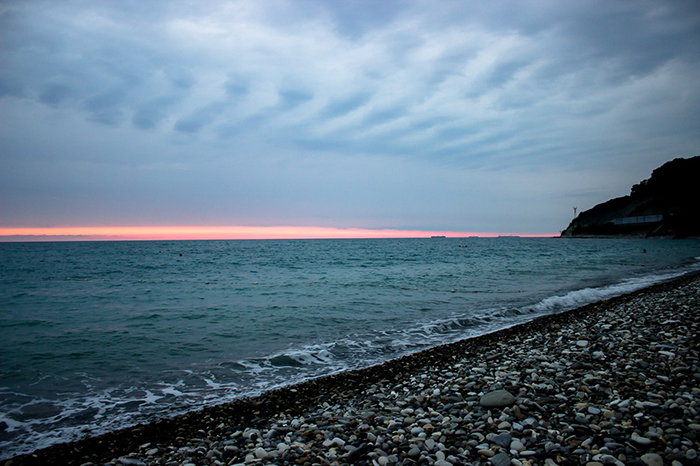
#> input picture gml 02 Scaling/public_data/03_input/img.png, 700 x 466 px
$ jupyter execute --allow-errors scaling.ipynb   (shell and % lines are left out)
#> lines starting #> are read from the running program, lines starting #| are printed output that depends on the picture; after the words box and inside, x2 and y2 are one past the last pixel; in counts of white or black regions, pixels touching at a corner belong together
[cell 1]
import skimage.io
import numpy as np

[cell 2]
import os
import matplotlib.pyplot as plt
import pandas as pd

[cell 3]
#!/usr/bin/env python
# coding: utf-8

# In[71]:


import numpy as np
from skimage import transform, io, color
import matplotlib.pyplot as plt
from time import time


# In[30]:
def get_image_energy(image):
    """
    image -- grayscale image
    """
    dx_map = np.roll(image, 1, axis=0) - np.roll(image, -1, axis=0)
    dy_map = np.roll(image, 1, axis=1) - np.roll(image, -1, axis=1)
    dx_map[0, :], dy_map[:, 0] = image[1, :] - image[0, :], image[:, 1] - image[:, 0]
    dx_map[-1, :], dy_map[:, -1] = image[-1, :] - image[-2, :], image[:, -1] - image[:, -2]
    return np.sqrt(dx_map ** 2 + dy_map ** 2)

# In[60]:
def create_way_matrix(image_energy, max_energy, mask=None):
    h, w = image_energy.shape[:2]
    way_matrix = image_energy.copy()
    if mask is not None:
        way_matrix += max_energy * mask
    for i in range(1, h):
        way_matrix[i, 0] += np.min(way_matrix[i - 1, :2])
        way_matrix[i, -1] += np.min(way_matrix[i - 1, -2:])
        way_matrix[i, 1:-1] += np.min(
            np.vstack(
                (way_matrix[i - 1], np.roll(way_matrix[i - 1], -1), np.roll(way_matrix[i - 1], -2))
            )[:, :-2],
            axis=0
        )
    return way_matrix

# In[66]:
def find_seam(way_matrix):
    """
    @return: seam_mask
    """
    seam_mask = np.zeros_like(way_matrix, dtype=np.int8)
    h, w = way_matrix.shape[:2]
    j = np.argmin(way_matrix[h - 1])
    seam_mask[h - 1, j] = 1
    for i in range(h - 1)[::-1]:
        j = max(0, j - 1) + np.argmin(way_matrix[i, max(0, j - 1):min(j + 2, w )])
        seam_mask[i, j] = 1
    return seam_mask


# In[109]:
def seam_preprocessing(image, mask, mode, gs_const = np.array([0.299, 0.587, 0.114])):
    image_gray = np.dot(image, gs_const)
    if mode in ["vertical shrink", "vertical expand"]:
        image_gray = image_gray.T
        if mask is not None:
            mask = mask.T
    return image_gray, mask

# In[118]:
def seam_postprocessing(seam_mask, mode):
    if mode in ["vertical shrink", "vertical expand"]:
        seam_mask = seam_mask.T
    return seam_mask

# In[119]:
def seam_carve(image, mode, mask=None):
    """
    @return: resp_image - updated image
             upd_mask - updated mask
             seam_mask - маска шва  (1 — пиксели, которые принадлежат шву; 0 — пиксели, которые не принадлежат шву)
    """

#     start = time()
    max_energy = image.shape[0] * image.shape[1] * 256
    image_gray, mask = seam_preprocessing(image, mask, mode)
#     print("seam_preprocessing {}".format(time() - start))
#     start = time()
    image_energy = get_image_energy(image_gray)
#     print("get_image_energy {}".format(time() - start))
#     start = time()
    way_matrix = create_way_matrix(image_energy, max_energy, mask)
#     print("create_way_matrix {}".format(time() - start))
#     start = time()
    seam_mask = find_seam(way_matrix)
#     print("find_seam {}".format(time() - start))
#     start = time()
    seam_mask = seam_postprocessing(seam_mask, mode)
#     print("seam_postprocessing {}".format(time() - start))
    return image, mask, seam_mask

[cell 4]
image = skimage.io.imread('public_data/03_input/img.png')
#> image is the input picture: shape (466, 700, 3); mean R, G, B 93.5, 115.7, 132.3
mask = skimage.io.imread('public_data/03_input/mask.png')
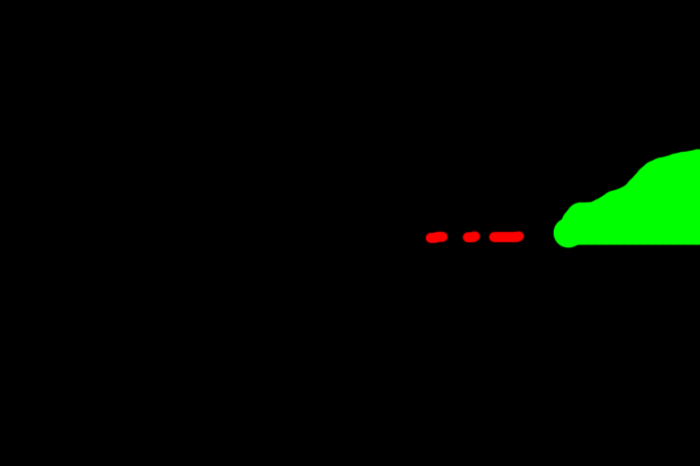
#> input picture gml 02 Scaling/public_data/03_input/mask.png, 700 x 466 px
#> mask is the input picture: shape (466, 700, 4); mean R, G, B, A 0.5, 7.4, 0, 255

[cell 5]
image = image / 255.

[cell 6]
plt.figure(figsize=[15, 12])
plt.subplot(1, 2, 1)
plt.imshow(image)

plt.subplot(1, 2, 2)
plt.imshow(mask)
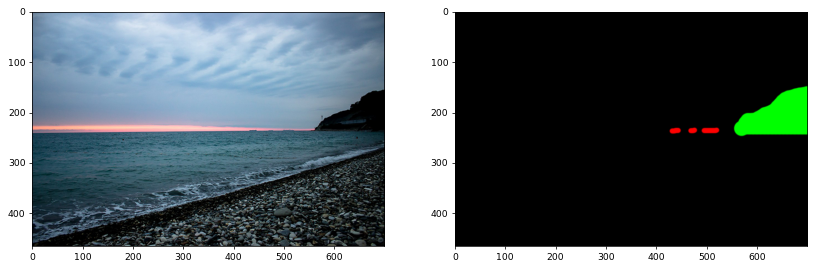
#> figure drawn by matplotlib, 2 panels

[cell 7]
def get_intensity(img):
    weights = np.array([0.299, 0.587, 0.114])
    return np.dot(img, weights)

[cell 8]
# [11 lines left out: function get_intensity_with_mask_old, not called in this run]

[cell 9]
# [8 lines left out: function get_intensity_with_mask, not called in this run]

[cell 10]
def get_intensities_sum(intensity_with_mask):
    intensity_sum = intensity_with_mask.copy()

    h, w = intensity_with_mask.shape
    for i in range(1, h):
        for j in range(0, w):
            add = intensity_sum[i - 1, j]
            if j > 0:
                add = np.min([add, intensity_sum[i - 1, j - 1]])
            if j < w - 1:
                add = np.min([add, intensity_sum[i - 1, j + 1]])
            intensity_sum[i, j] += add

    return intensity_sum

[cell 11]
# [23 lines left out: function get_grad_intensity, not called in this run]

[cell 12]
def get_min_seam(intensity_sum, intensity):
    h, w = intensity.shape
    seam = [np.argmin(intensity_sum[h - 1])]
    for i in range(h - 2, -1, -1):
        last_seam = seam[-1]
        diff = intensity_sum[i + 1, last_seam] - intensity[i + 1, last_seam]
        if last_seam > 0 and intensity_sum[i, last_seam - 1] == diff:
            seam.append(last_seam - 1)
        elif last_seam < w - 1 and intensity_sum[i, last_seam + 1] == diff:
            seam.append(last_seam + 1)
        else:
            seam.append(last_seam)
        #print(i, len(seam), end=' ')
    return seam[::-1]

[cell 13]
image_with_seam = image.copy()

[cell 14]
# [12 lines left out: function get_intensities_sum_, not called in this run]

#> (a cell that did not finish here is left out)

#> (a cell that did not finish here is left out)

[cell 17]
intensity = get_intensity(image)# get_intensity(image)
#> in get_intensity, `return np.dot(img, weights)`:
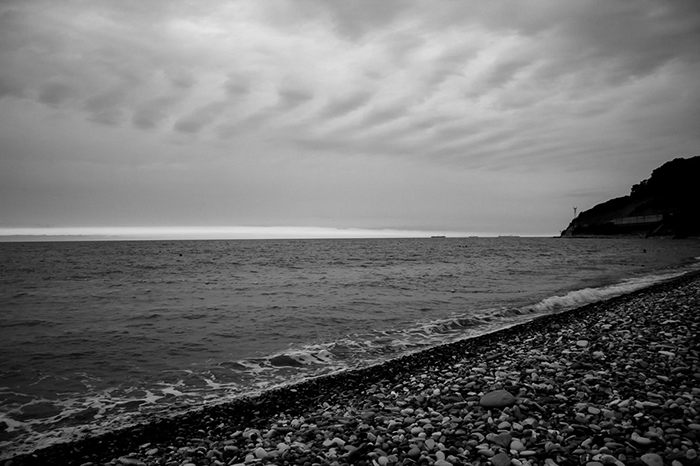
#> returned value: shape (466, 700) float64; min 0, max 0.9, mean 0.435
grad_intensity = get_image_energy(intensity)
#> in get_image_energy, `dx_map[0, :], dy_map[:, 0] = image[1, :] - image[0, :], image[:, 1] - ..`:
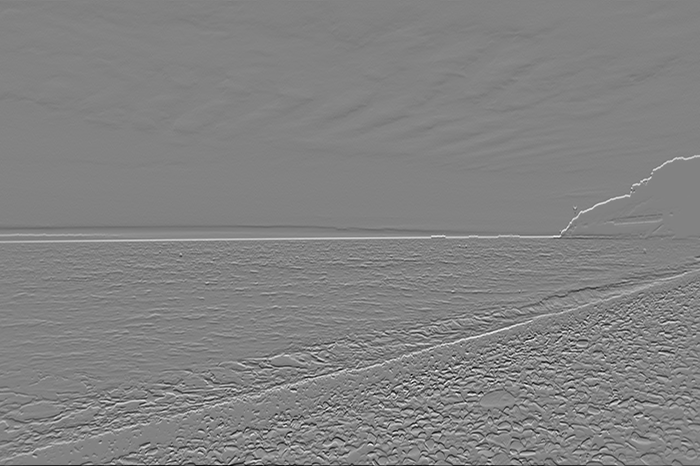
#> dx_map: shape (466, 700) float64; min -0.843, max 0.803, mean 0.00106; drawn with min black and max white
#> in get_image_energy, `dx_map[0, :], dy_map[:, 0] = image[1, :] - image[0, :], image[:, 1] - ..`: dy_map: shape (466, 700) float64; min -0.88, max 0.833, mean 0.000215
#> in get_image_energy, `dx_map[-1, :], dy_map[:, -1] = image[-1, :] - image[-2, :], image[:, -..`:
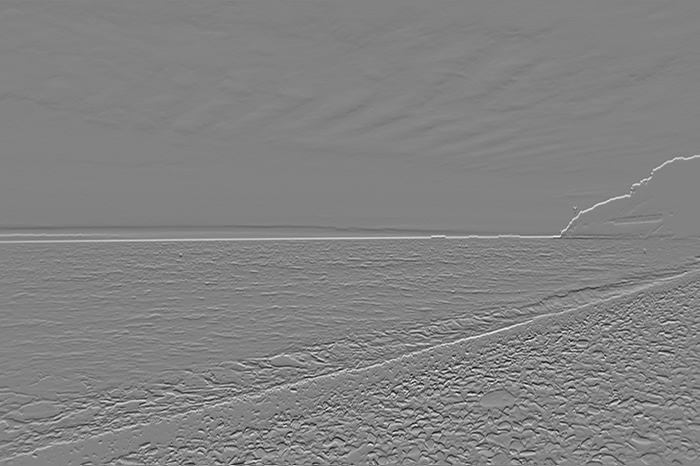
#> dx_map: shape (466, 700) float64; 0.21% of pixels changed, all inside (x1, y1, x2, y2) = (0, 465, 700, 466); drawn with min black and max white
#> in get_image_energy, `dx_map[-1, :], dy_map[:, -1] = image[-1, :] - image[-2, :], image[:, -..`:
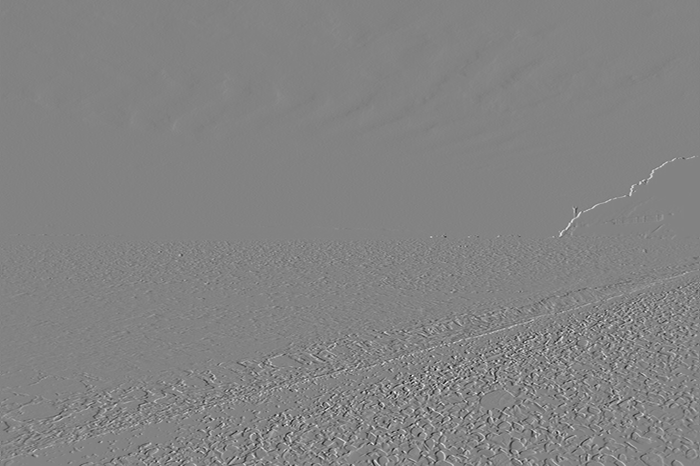
#> dy_map: shape (466, 700) float64; min -0.88, max 0.833, mean 0.00041; drawn with min black and max white
#> in get_image_energy, `return np.sqrt(dx_map ** 2 + dy_map ** 2)`:
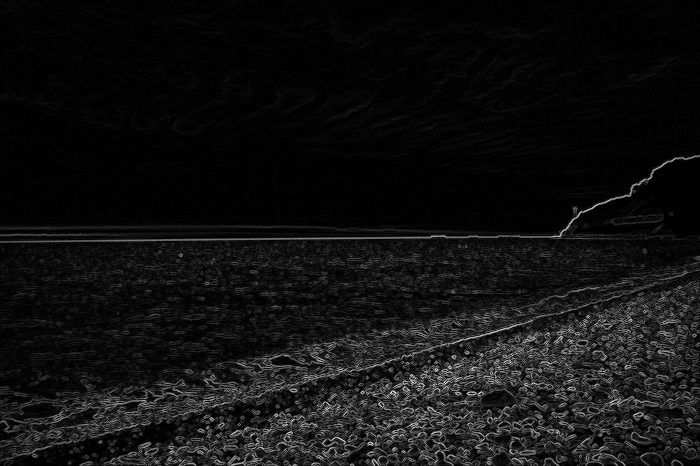
#> returned value: shape (466, 700) float64; min 0, max 0.963, mean 0.0708

#grad_copy = grad_intensity.copy()

intensity_sum = get_intensities_sum(grad_intensity)
#> after the loop in get_intensities_sum, `for i in range(1, h):`:
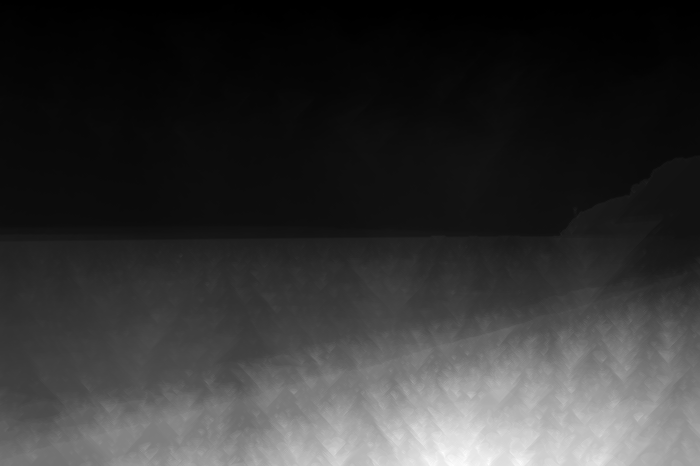
#> intensity_sum: shape (466, 700) float64; min 0, max 20.52, mean 4.2; drawn with min black and max white
min_seam = get_min_seam(intensity_sum, grad_intensity)
#> in get_min_seam, `seam = [np.argmin(intensity_sum[h - 1])]`: seam = [55]
#> the loop in get_min_seam, `for i in range(h - 2, -1, -1):` made 465 passes
#> (last_seam, diff) on passes 1 to 3: (55, 9.21), (56, 9.21), (57, 9.21)
#> after the loop in get_min_seam, `for i in range(h - 2, -1, -1):`: seam = 466 values, max 59 at index 4, min 1 at index 233, mean 26.36
#> min_seam = 466 values, max 59 at index 453, min 1 at index 230, mean 26.36

[cell 18]
intensity_sum = get_intensities_sum(grad_intensity)

#> (a cell that did not finish here is left out)

#> (a cell that did not finish here is left out)

#> (a cell that did not finish here is left out)

[cell 22]

mode = 'horizontal'
mask = None
max_energy = image.shape[0] * image.shape[1] * 256
#> max_energy = 83507200
image_gray, mask = seam_preprocessing(image, mask, mode)
#     print("seam_preprocessing {}".format(time() - start))
#     start = time()
image_energy = get_image_energy(image_gray)
#     print("get_image_energy {}".format(time() - start))
#     start = time()
way_matrix = create_way_matrix(image_energy, max_energy, mask)
#     print("create_way_matrix {}".format(time() - start))
#     start = time()
seam_mask = find_seam(way_matrix)
#> in find_seam, `j = np.argmin(way_matrix[h - 1])`: j = 55
#> the loop in find_seam, `for i in range(h - 1)[::-1]:` made 465 passes
#> j on passes 1 to 3: 56, 57, 58
#> after the loop in find_seam, `for i in range(h - 1)[::-1]:`:
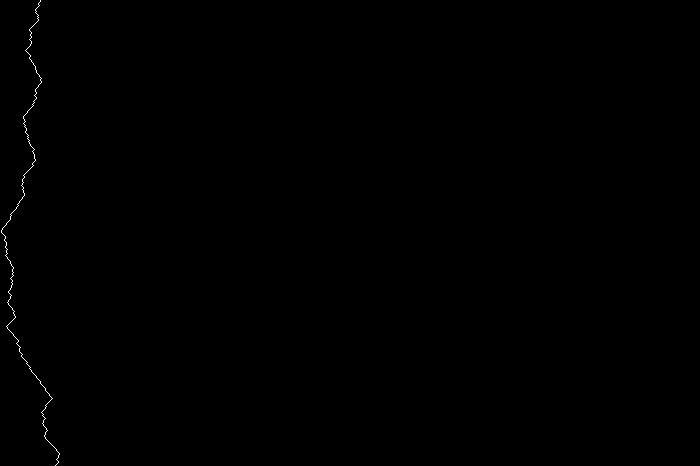
#> seam_mask: shape (466, 700) int8; values 0 (black) and 1 (white), 0.14% white in thin lines or dots, all inside (x1, y1, x2, y2) = (1, 0, 60, 466)
#> after the loop in find_seam, `for i in range(h - 1)[::-1]:`: j = 40
#     print("find_seam {}".format(time() - start))
#     start = time()
seam_mask = seam_postprocessing(seam_mask, mode)

[cell 23]
seam_mask

[cell 24]
my_intensity = get_intensity(image)
my_intensity

[cell 25]
grad_intensity

[cell 26]
image_energy

#> (a cell that did not finish here is left out)

#> (a cell that did not finish here is left out)

[cell 29]
plt.figure(figsize=(10, 20))
plt.imshow(image_with_seam[:, :100])
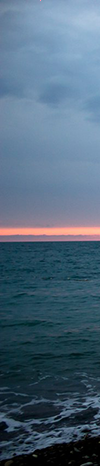
#> shown: shape (466, 100, 3) float64; mean R, G, B 0.309, 0.403, 0.48

#> (a cell that did not finish here is left out)

#> (a cell that did not finish here is left out)

[cell 32]
seam_mask

#> (a cell that did not finish here is left out)

[cell 34]
plt.figure(figsize=(10, 20))
#> (the rest of this cell did not finish here and is left out)

[cell 35]
# [5 lines left out: function get_seam_mask, not called in this run]

[cell 36]
from pickle import load

[cell 37]
gt = None
#> (the rest of this cell did not finish here and is left out)

[cell 38]
im, mask, seam_mask = seam_carve(image, mode='horizontal')
#> the loop in find_seam (call 2), `for i in range(h - 1)[::-1]:` made 465 passes
